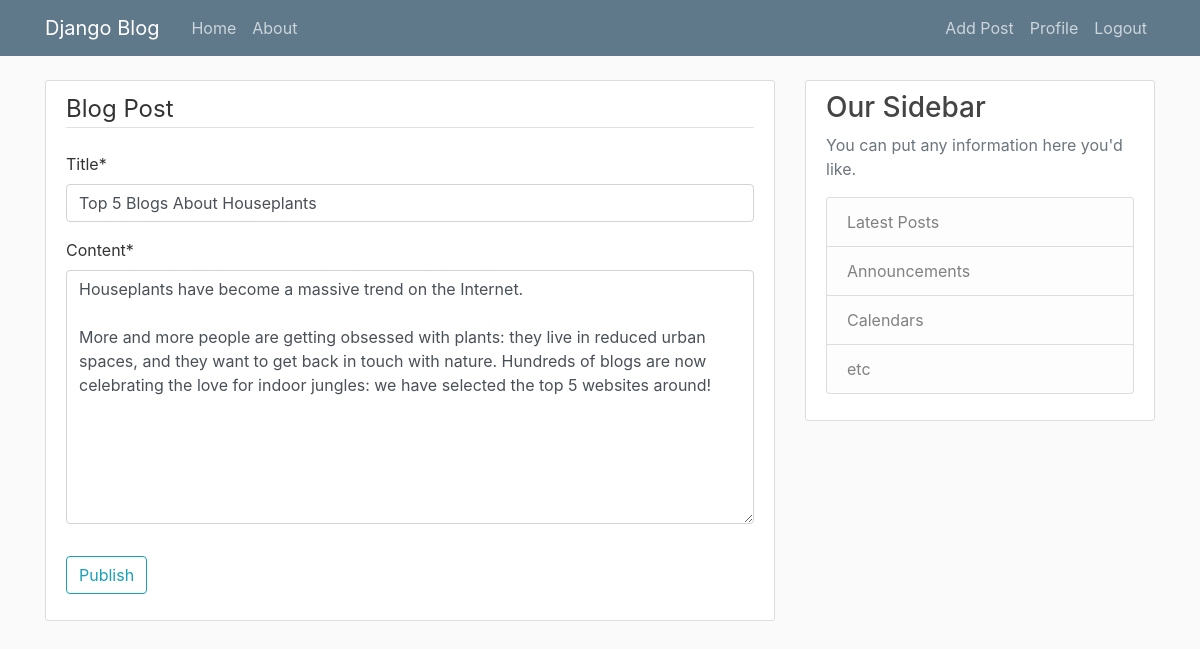
The page /post/31/update (signed in) on the database its author committed.
### blog/models.py (models this page shows, shortened)
class Post(models.Model):
    title = models.CharField(max_length=100)
    content = models.TextField()
    date_posted = models.DateTimeField(default=timezone.now)
    author = models.ForeignKey(User, on_delete=models.CASCADE)

### blog/views.py (the view, shortened to what this page needs)
# urls.py: path('post/<int:pk>/update', PostUpdateView.as_view(), name='post-update'),
class PostUpdateView(LoginRequiredMixin, UserPassesTestMixin, UpdateView):
    model = Post
    fields =['title','content']
    def test_func(self):
        Post = self.get_object()
        if self.request.user == Post.author:
            return True
        return False

### blog/templates/blog/post_form.html (shortened to what this page needs)
{% extends "blog/base.html" %}
{% load crispy_forms_tags %}
{% block content %}
    <div class="content-section">
        <form method="POST">
            <fieldset class="form-group">
                <legend class="border-bottom mb-4">Blog Post</legend>
                {{ form|crispy }}
            </fieldset>
            <div class="form-group">
                <button class="btn btn-outline-info" type="submit">Publish</button>
            </div>
        </form>
    </div>
{% endblock content %}

### blog/static/blog/main.css (style rules this page uses)
body { background: #fafafa; color: #333333; margin-top: 5rem; }
.content-section { background: #ffffff; padding: 10px 20px; border: 1px solid #dddddd; border-radius: 3px; margin-bottom: 20px; }

### rows shown on the page
Post: title "Top 5 Blogs About Houseplants", content "Houseplants have become a massive trend on the Internet. More and more people are getting obsessed with plants: they live in reduced urban spaces, and they want to get back in touch with nature. Hundreds of blogs are now celebrating the love for indoor jungles: we have selected the top 5 websites around!"
